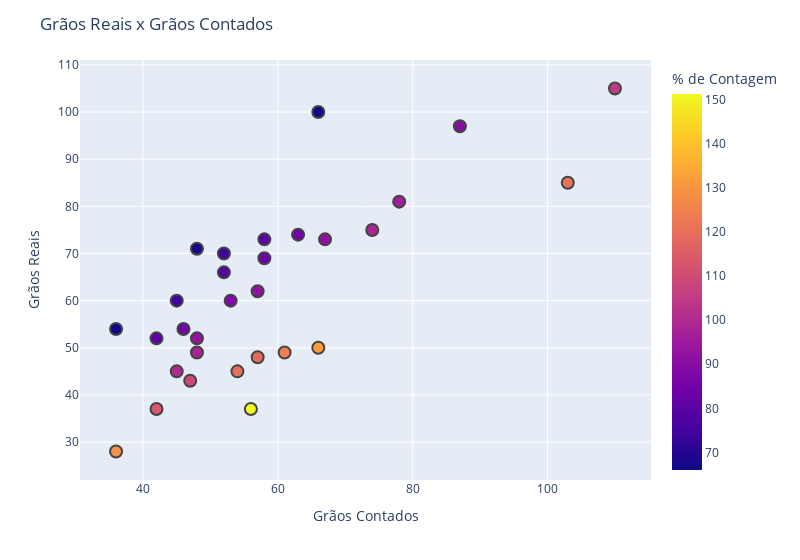

Source (notebook cell):
### Code cell
fig = px.scatter(dft, x = "graosDetectados", y = "graosReais", hover_name = dft.index, log_x = False, size_max = 90, width = 800, color = (dft["graosDetectados"]*100) / dft["graosReais"])
fig.update_coloraxes(colorbar_title = "% de Contagem")
fig.update_traces(marker = dict(size = 12, line = dict(width=2)), selector = dict(mode = 'markers'))
fig.update_layout(title = 'Grãos Reais x Grãos Contados')
fig.update_xaxes(title = 'Grãos Contados')
fig.update_yaxes(title = 'Grãos Reais')
fig.show()

### Figure 1 — Plotly figure (JSON) as saved in the notebook; plotly's stock layout.template omitted (floating-point values rounded to 4 significant figures)
{"data": [{"hovertemplate": "<b>%{hovertext}</b><br><br>graosDetectados=%{x}<br>graosReais=%{y}<br>color=%{marker.color}<extra></extra>", "hovertext": ["Imagem: 0", "Imagem: 1", "Imagem: 2", "Imagem: 3", "Imagem: 4", "Imagem: 5", "Imagem: 6", "Imagem: 7", "Imagem: 8", "Imagem: 9", "Imagem: 10", "Imagem: 11", "Imagem: 12", "Imagem: 13", "Imagem: 14", "Imagem: 15", "Imagem: 16", "Imagem: 17", "Imagem: 18", "Imagem: 19", "Imagem: 20", "Imagem: 21", "Imagem: 22", "Imagem: 23", "Imagem: 24", "Imagem: 25", "Imagem: 26", "Imagem: 27", "Imagem: 28", "Imagem: 29"], "legendgroup": "", "marker": {"color": [88.33, 91.94, 98.67, 75, 85.19, 104.8, 120, 128.6, 85.14, 151.4, 80.77, 89.69, 66, 78.79, 113.5, 124.5, 92.31, 67.61, 118.8, 100, 121.2, 66.67, 132, 96.3, 97.96, 109.3, 79.45, 74.29, 91.78, 84.06], "coloraxis": "coloraxis", "line": {"width": 2}, "size": 12, "symbol": "circle"}, "mode": "markers", "name": "", "orientation": "v", "showlegend": false, "type": "scatter", "x": [53, 57, 74, 45, 46, 110, 54, 36, 63, 56, 42, 87, 66, 52, 42, 61, 48, 48, 57, 45, 103, 36, 66, 78, 48, 47, 58, 52, 67, 58], "xaxis": "x", "y": [60, 62, 75, 60, 54, 105, 45, 28, 74, 37, 52, 97, 100, 66, 37, 49, 52, 71, 48, 45, 85, 54, 50, 81, 49, 43, 73, 70, 73, 69], "yaxis": "y"}], "layout": {"coloraxis": {"colorbar": {"title": {"text": "% de Contagem"}}, "colorscale": [[0, "#0d0887"], [0.1111, "#46039f"], [0.2222, "#7201a8"], [0.3333, "#9c179e"], [0.4444, "#bd3786"], [0.5556, "#d8576b"], [0.6667, "#ed7953"], [0.7778, "#fb9f3a"], [0.8889, "#fdca26"], [1, "#f0f921"]]}, "legend": {"tracegroupgap": 0}, "margin": {"t": 60}, "title": {"text": "Grãos Reais x Grãos Contados"}, "width": 800, "xaxis": {"anchor": "y", "domain": [0, 1], "title": {"text": "Grãos Contados"}}, "yaxis": {"anchor": "x", "domain": [0, 1], "title": {"text": "Grãos Reais"}}}}
